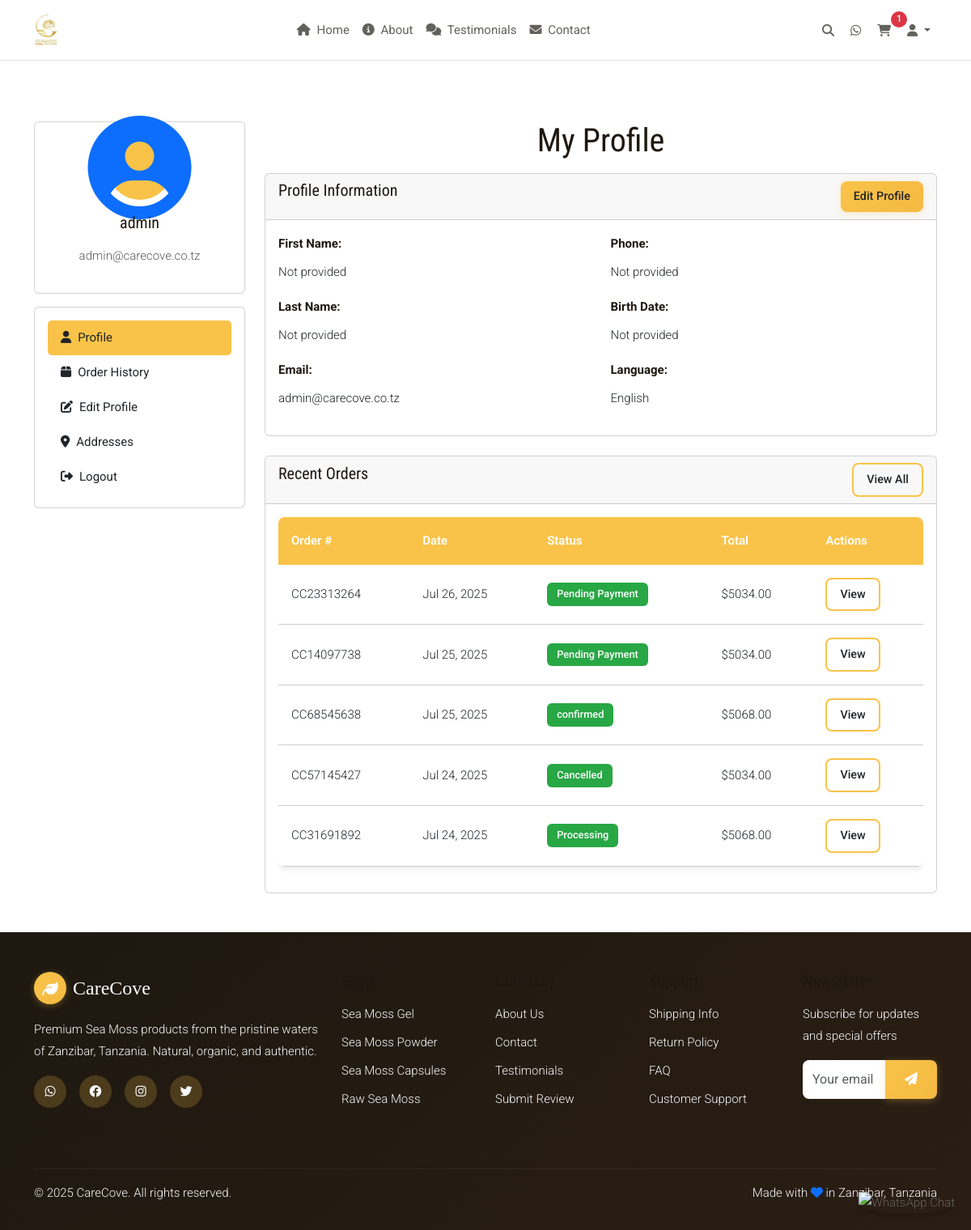
/accounts/profile/ (signed in), run on the app's committed database.
### accounts/models.py (models this page shows, shortened)
class UserProfile(models.Model):
    user = models.OneToOneField(User, on_delete=models.CASCADE)
    phone = models.CharField(max_length=20, blank=True)
    birth_date = models.DateField(blank=True, null=True)
    default_billing_address_1 = models.CharField(max_length=200, blank=True)
    default_billing_address_2 = models.CharField(max_length=200, blank=True)
    default_billing_city = models.CharField(max_length=100, blank=True)
    default_billing_state = models.CharField(max_length=100, blank=True)
    default_billing_postal_code = models.CharField(max_length=20, blank=True)
    default_billing_country = models.CharField(max_length=100, default='Tanzania')
    default_shipping_address_1 = models.CharField(max_length=200, blank=True)
    default_shipping_address_2 = models.CharField(max_length=200, blank=True)
    default_shipping_city = models.CharField(max_length=100, blank=True)
    default_shipping_state = models.CharField(max_length=100, blank=True)
    default_shipping_postal_code = models.CharField(max_length=20, blank=True)
    default_shipping_country = models.CharField(max_length=100, default='Tanzania')
    preferred_language = models.CharField(max_length=2, choices=[('en', 'English'), ('sw', 'Swahili')], default='en')
    receive_newsletter = models.BooleanField(default=True)
    receive_order_updates = models.BooleanField(default=True)
    created_at = models.DateTimeField(auto_now_add=True)
    updated_at = models.DateTimeField(auto_now=True)

### cart/models.py (models this page shows, shortened)
class Order(models.Model):
    STATUS_CHOICES = [
        ('pending', 'Pending Payment'),
        ('processing', 'Processing'),
        ('shipped', 'Shipped'),
        ('delivered', 'Delivered'),
        ('cancelled', 'Cancelled'),
    ]
    PAYMENT_STATUS_CHOICES = [
        ('pending', 'Pending'),
        ('completed', 'Completed'),
        ('failed', 'Failed'),
        ('refunded', 'Refunded'),
    ]
    user = models.ForeignKey(User, on_delete=models.CASCADE, null=True, blank=True)
    email = models.EmailField()
    billing_first_name = models.CharField(max_length=50)
    billing_last_name = models.CharField(max_length=50)
    billing_company = models.CharField(max_length=100, blank=True)
    billing_address_1 = models.CharField(max_length=200)
    billing_address_2 = models.CharField(max_length=200, blank=True)
    billing_city = models.CharField(max_length=100)
    billing_state = models.CharField(max_length=100)
    billing_postal_code = models.CharField(max_length=20)
    billing_country = models.CharField(max_length=100, default='Tanzania')
    billing_phone = models.CharField(max_length=20)
    shipping_first_name = models.CharField(max_length=50)
    shipping_last_name = models.CharField(max_length=50)
    shipping_company = models.CharField(max_length=100, blank=True)
    shipping_address_1 = models.CharField(max_length=200)
    shipping_address_2 = models.CharField(max_length=200, blank=True)
    shipping_city = models.CharField(max_length=100)
    shipping_state = models.CharField(max_length=100)
    shipping_postal_code = models.CharField(max_length=20)
    shipping_country = models.CharField(max_length=100, default='Tanzania')
    order_number = models.CharField(max_length=20, unique=True)
    status = models.CharField(max_length=20, choices=STATUS_CHOICES, default='pending')
    payment_status = models.CharField(max_length=20, choices=PAYMENT_STATUS_CHOICES, default='pending')
    subtotal = models.DecimalField(max_digits=10, decimal_places=2)
    shipping_cost = models.DecimalField(max_digits=10, decimal_places=2, default=0)
    tax_amount = models.DecimalField(max_digits=10, decimal_places=2, default=0)
    total = models.DecimalField(max_digits=10, decimal_places=2)
    payment_method = models.CharField(max_length=50, default='pesapal')
    payment_reference = models.CharField(max_length=100, blank=True)
    pesapal_order_tracking_id = models.CharField(max_length=100, blank=True)
    pesapal_merchant_reference = models.CharField(max_length=100, blank=True)
    pesapal_order_id = models.CharField(max_length=100, blank=True)
    payment_confirmation_code = models.CharField(max_length=100, blank=True)
    order_notes = models.TextField(blank=True)
    created_at = models.DateTimeField(auto_now_add=True)
    updated_at = models.DateTimeField(auto_now=True)
    class Meta:
        ordering = ['-created_at']

### accounts/views.py (the view)
# urls.py: path('profile/', views.profile, name='profile'),
@login_required
def profile(request):
    profile, created = UserProfile.objects.get_or_create(user=request.user)
    recent_orders = Order.objects.filter(user=request.user).order_by('-created_at')[:5]
    context = {
        'profile': profile,
        'recent_orders': recent_orders,
    }
    return render(request, 'accounts/profile.html', context)

### cart/context_processors.py (called while the page is built)
def cart(request):
    cart_total_items = 0
    cart_total_price = 0
    cart_obj = None
    try:
        if request.user.is_authenticated:
            cart_obj = Cart.objects.get(user=request.user)
        else:
            if request.session.session_key:
                cart_obj = Cart.objects.get(session_key=request.session.session_key)
        if cart_obj:
            cart_total_items = cart_obj.total_items
            cart_total_price = cart_obj.total_price
    except Cart.DoesNotExist:
        pass
    return {
        'cart_total_items': cart_total_items,
        'cart_total_price': cart_total_price,
        'cart': cart_obj,
    }

### cart/models.py (called while the page is built)
    @property
    def total_items(self):
        return sum(item.quantity for item in self.items.all())

    @property
    def total_price(self):
        return sum(item.total_price for item in self.items.all())

    @property
    def price(self):
        if self.variant:
            return self.variant.price
        return self.product.price

    @property
    def total_price(self):
        return self.price * self.quantity

### templates/accounts/profile.html (shortened to what this page needs)
{% extends 'base.html' %}
{% load static %}
{% block content %}
<div class="container my-5">
    <div class="row">
        <div class="col-lg-3">
            <div class="profile-sidebar">
                <div class="card">
                    <div class="card-body text-center">
                        <div class="profile-avatar mb-3">
                            <i class="fas fa-user-circle fa-4x text-primary"></i>
                        </div>
                        <h5>{{ user.first_name|default:user.username }}</h5>
                        <p class="text-muted">{{ user.email }}</p>
                    </div>
                </div>
                <div class="card mt-3">
                    <div class="card-body">
                        <nav class="nav flex-column">
                            <a class="nav-link active" href="{% url 'accounts:profile' %}">
                                <i class="fas fa-user me-2"></i>Profile
                            </a>
                            <a class="nav-link" href="{% url 'accounts:order_history' %}">
                                <i class="fas fa-box me-2"></i>Order History
                            </a>
                            <a class="nav-link" href="{% url 'accounts:edit_profile' %}">
                                <i class="fas fa-edit me-2"></i>Edit Profile
                            </a>
                            <a class="nav-link" href="{% url 'accounts:manage_addresses' %}">
                                <i class="fas fa-map-marker-alt me-2"></i>Addresses
                            </a>
                            <a class="nav-link" href="{% url 'accounts:logout' %}">
                                <i class="fas fa-sign-out-alt me-2"></i>Logout
                            </a>
                        </nav>
                    </div>
                </div>
            </div>
        </div>
        <div class="col-lg-9">
            <div class="profile-content">
                <h2 class="section-title">My Profile</h2>
                <div class="card mb-4">
                    <div class="card-header d-flex justify-content-between align-items-center">
                        <h5>Profile Information</h5>
                        <a href="{% url 'accounts:edit_profile' %}" class="btn btn-primary btn-sm">Edit Profile</a>
                    </div>
                    <div class="card-body">
                        <div class="row">
                            <div class="col-md-6">
                                <div class="mb-3">
                                    <label class="form-label"><strong>First Name:</strong></label>
                                    <p>{{ user.first_name|default:"Not provided" }}</p>
                                </div>
                                <div class="mb-3">
                                    <label class="form-label"><strong>Last Name:</strong></label>
                                    <p>{{ user.last_name|default:"Not provided" }}</p>
                                </div>
                                <div class="mb-3">
                                    <label class="form-label"><strong>Email:</strong></label>
                                    <p>{{ user.email }}</p>
                                </div>
                            </div>
                            <div class="col-md-6">
                                <div class="mb-3">
                                    <label class="form-label"><strong>Phone:</strong></label>
                                    <p>{{ profile.phone|default:"Not provided" }}</p>
                                </div>
                                <div class="mb-3">
                                    <label class="form-label"><strong>Birth Date:</strong></label>
                                    <p>{{ profile.birth_date|default:"Not provided" }}</p>
                                </div>
                                <div class="mb-3">
                                    <label class="form-label"><strong>Language:</strong></label>
                                    <p>{{ profile.get_preferred_language_display }}</p>
                                </div>
                            </div>
                        </div>
                    </div>
                </div>
                <div class="card">
                    <div class="card-header d-flex justify-content-between align-items-center">
                        <h5>Recent Orders</h5>
                        <a href="{% url 'accounts:order_history' %}" class="btn btn-outline-primary btn-sm">View All</a>
                    </div>
                    <div class="card-body">
                        {% if recent_orders %}
                        <div class="table-responsive">
                            <table class="table">
                                <thead>
                                    <tr>
                                        <th>Order #</th>
                                        <th>Date</th>
                                        <th>Status</th>
                                        <th>Total</th>
                                        <th>Actions</th>
                                    </tr>
                                </thead>
                                <tbody>
                                    {% for order in recent_orders %}
                                    <tr>
                                        <td>{{ order.order_number }}</td>
                                        <td>{{ order.created_at|date:"M d, Y" }}</td>
                                        <td>
                                            <span class="badge bg-{{ order.status|yesno:'success,warning,danger' }}">
                                                {{ order.get_status_display }}
                                            </span>
                                        </td>
                                        <td>${{ order.total }}</td>
                                        <td>
                                            <a href="{% url 'cart:order_detail' order.order_number %}" class="btn btn-sm btn-outline-primary">View</a>
                                        </td>
                                    </tr>
                                    {% endfor %}
                                </tbody>
                            </table>
                        </div>
                        {% else %}
                        <div class="text-center py-4">
                            <i class="fas fa-box-open fa-3x text-muted mb-3"></i>
                            <p class="text-muted">No orders yet</p>
                            <a href="{% url 'shop:product_list' %}" class="btn btn-primary">Start Shopping</a>
                        </div>
                        {% endif %}
                    </div>
                </div>
            </div>
        </div>
    </div>
</div>
{% endblock %}

### static/css/style.css (style rules this page uses)
a, a:visited, a:hover, a:focus, a:active { text-decoration: none !important; color: inherit !important; }
:root { --primary-gold: #f9c349; --dark-grey-brown: #62615c; --black: #000000; --dark-brown: #1e1810; --white: #ffffff; --light-grey: #9e9e9e; --off-white: #fafafa; --coral-red: #d65d67; --blue-grey: #69727d; --light-border: #cccccc; --silver-grey: #e2e2e2; --blue-accent: #0274be; --success: #28a745; --warning: #ffc107; --danger: #dc3545; --info: #17a2b8; }
body { font-family: 'Roboto', sans-serif; font-weight: 300; font-size: 15px; line-height: 1.8; color: var(--dark-grey-brown); background-color: var(--white); }
body.beach-background { background-image: url('/static/img/zanzibar-beach3.jpg'); background-size: cover; background-position: center; background-attachment: fixed; background-repeat: no-repeat; min-height: 100vh; }
h1, h2, h3, h4, h5, h6 { font-family: 'Roboto Condensed', sans-serif; font-weight: 400; color: var(--dark-brown); margin-bottom: 1rem; }
body { font-family: 'Roboto', sans-serif; font-weight: 300; font-size: 15px; line-height: 1.8; color: var(--dark-grey-brown); background-color: var(--white); padding-top: 70px; }
.nav-link { color: var(--dark-grey-brown); font-weight: 400; padding: 0.5rem 1rem; border-radius: 5px; transition: all 0.3s ease; }
.section-title { font-size: 2.5rem; text-align: center; margin-bottom: 1rem; color: var(--dark-brown); }
.btn { border-radius: 8px; font-weight: 500; padding: 0.75rem 1.5rem; transition: all 0.3s ease; border: none; cursor: pointer; }
.btn-primary { background: linear-gradient(135deg, var(--primary-gold), #f4b942); color: var(--white); box-shadow: 0 2px 10px rgba(249, 195, 73, 0.3); }
.btn-outline-primary { border: 2px solid var(--primary-gold); color: var(--primary-gold); background: transparent; }
.btn-sm { padding: 0.5rem 1rem; font-size: 0.9rem; }
.form-label { font-weight: 500; color: var(--dark-brown); margin-bottom: 0.5rem; }
.table { background: white; border-radius: 8px; overflow: hidden; box-shadow: 0 2px 10px rgba(0, 0, 0, 0.1); }
.table th { background: var(--primary-gold); color: var(--white); font-weight: 600; border: none; padding: 1rem; }
.table td { padding: 1rem; vertical-align: middle; border-bottom: 1px solid var(--light-border); }
.badge { padding: 0.5rem 0.75rem; font-size: 0.8rem; font-weight: 500; border-radius: 6px; }
.bg-success { background-color: var(--success) !important; }
.profile-sidebar { position: sticky; top: 2rem; }
.profile-avatar { width: 80px; height: 80px; border-radius: 50%; background: var(--primary-gold); display: flex; align-items: center; justify-content: center; margin: 0 auto; font-size: 2rem; color: var(--white); }
.nav-link.active { background: var(--primary-gold); color: var(--white); }

### data on the page
UserProfile: phone "Not provided", birth_date "Not provided", preferred_language "English"
Order: order_number "CC23313264", created_at "Jul 26, 2025", status "Pending Payment", total "5034.00"
Order: order_number "CC14097738", created_at "Jul 25, 2025", status "Pending Payment", total "5034.00"
Order: order_number "CC68545638", created_at "Jul 25, 2025", status "confirmed", total "5068.00"
Order: order_number "CC57145427", created_at "Jul 24, 2025", status "Cancelled", total "5034.00"
Order: order_number "CC31691892", created_at "Jul 24, 2025", status "Processing", total "5068.00"

### other printed values
{{ cart_total_items }} "1"
{{ user.first_name|default:user.username }} "admin"
{{ user.email }} "admin@carecove.co.tz"
{{ user.first_name|default:"Not provided" }} "Not provided"
{{ user.last_name|default:"Not provided" }} "Not provided"
